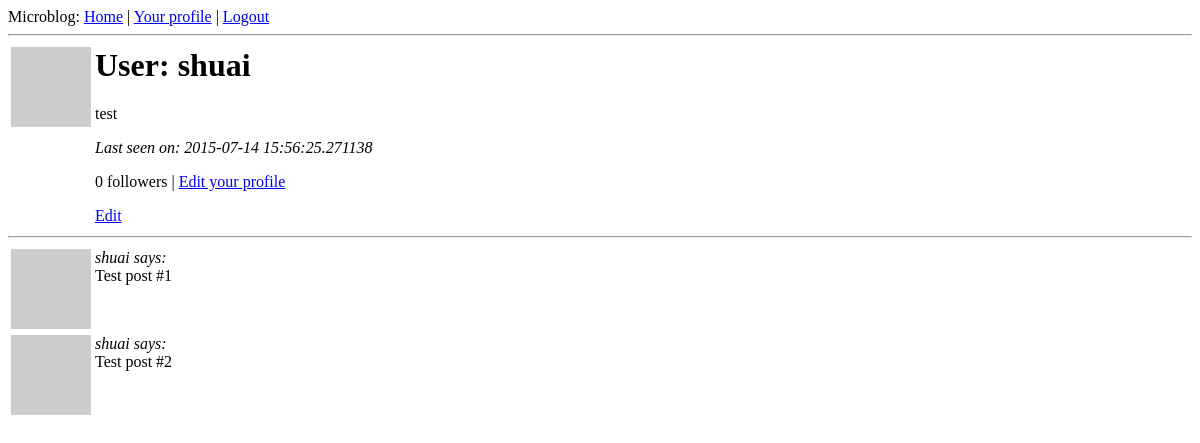
/user/shuai (signed in), run on an earlier commit of the app's database.
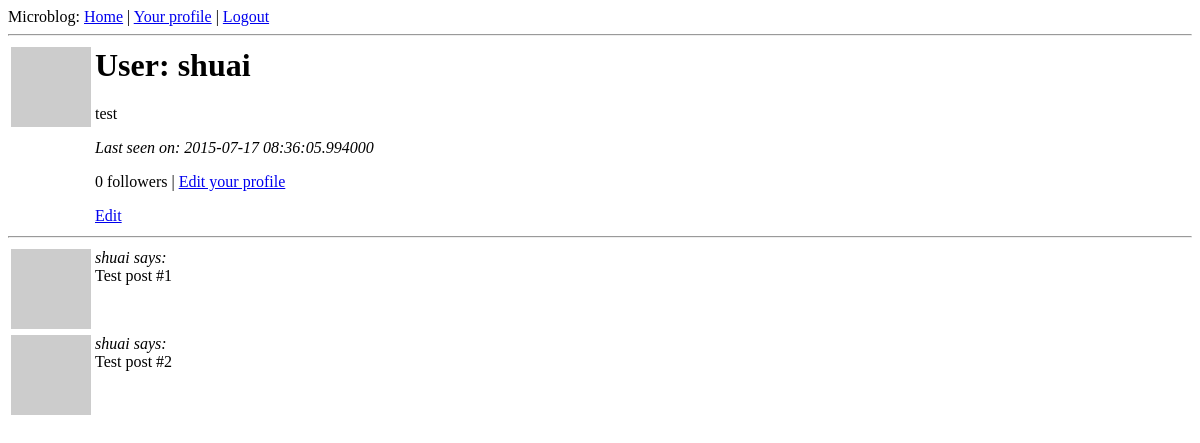
And on a later commit of the database.
### app/models.py (models this page shows, shortened)
class User(db.Model):
    id = db.Column(db.Integer, primary_key=True)
    nickname = db.Column(db.String(64), index=True, unique=True)
    email = db.Column(db.String(120), index=True, unique=True)
    posts = db.relationship('Post', backref='author', lazy='dynamic')
    about_me = db.Column(db.String(140))
    last_seen = db.Column(db.DateTime)
    followed = db.relationship('User',
                               secondary=followers,
                               primaryjoin=(followers.c.follower_id == id),
                               secondaryjoin=(followers.c.followed_id == id),
                               backref=db.backref('followers', lazy='dynamic'),
                               lazy='dynamic')
    def is_authenticated(self):
        return True
    def avatar(self, size):
            return 'http://www.gravatar.com/avatar/%s?d=mm&s=%d' % (md5(self.email.encode('utf-8')).hexdigest(), size)

### app/views.py (the view)
@app.route('/user/<nickname>')
@login_required
def user(nickname):
    user = User.query.filter_by(nickname=nickname).first()
    if user == None:
        flash('user %s not found.' % nickname)
        return redirect(url_for('index'))
    posts = [
        {'author': user, 'body': 'Test post #1'},
        {'author': user, 'body': 'Test post #2'}
    ]
    return render_template('user.html',
                           user=user,
                           posts=posts)

### app/views.py (called while the page is built)
@lm.user_loader
def load_user(id):
    return User.query.get(int(id))

@app.before_request
def before_request():
    g.user = current_user
    if g.user.is_authenticated():
        g.user.last_seen = datetime.utcnow()
        db.session.add(g.user)
        db.session.commit()

### app/templates/user.html
{% extends "base.html" %}
{% block content %}
    <table>
        <tr valign="top">
            <td><img src="{{ user.avatar(128) }}"></td>
            <td><h1>User: {{ user.nickname }}</h1>
                {% if user.about_me %}<p>{{ user.about_me }}</p>{% endif %}
                {% if user.last_seen %}<p><i>Last seen on: {{ user.last_seen }}</i></p>{% endif %}
                <p>{{ user.followers.count() }} followers |
                {%  if user.id == g.user.id %}
                    <a href="{{ url_for('edit') }}">Edit your profile</a>
                {% elif not g.user.is_following(user) %}
                    <a href="{{ url_for('follow', nickname=user.nickname) }}">Follow</a>
                {% else %}
                    <a href="{{ url_for('unfollow', nickname=user.nickname) }}">Unfollow</a>
                {% endif %}
                </p>
                {% if user.id == g.user.id %}<p><a href="{{ url_for('edit') }}">Edit</a></p>{% endif %}
            </td>
        </tr>
    </table>
    <hr>
    {% for post in posts %}
        {% include 'post.html' %}
    {% endfor %}
{% endblock %}

### app/templates/base.html (shortened to what this page needs)
<html>
    <head>
    </head>
    <body>
        <div>Microblog: <a href="/index">Home</a>
            {% if g.user.is_authenticated() %}
            | <a href="{{ url_for('user', nickname=g.user.nickname) }}">Your profile</a>
            | <a href="{{ url_for('logout')}}">Logout</a>
            {% endif %}
        </div>
        <hr>
        {% block content %}{% endblock %}
    </body>
</html>

### app/templates/post.html
<table>
    <tr valign="top">
        <td><img src="{{ post.author.avatar(50) }}"></td><td><i>{{ post.author.nickname }} says:</i><br>{{ post.body }}</td>
    </tr>
</table>

What changed in the data, as far as the page shows it:
changed User "shuai": last_seen "2015-07-14 15:56:25.271138" → "2015-07-17 08:36:05.994000"
